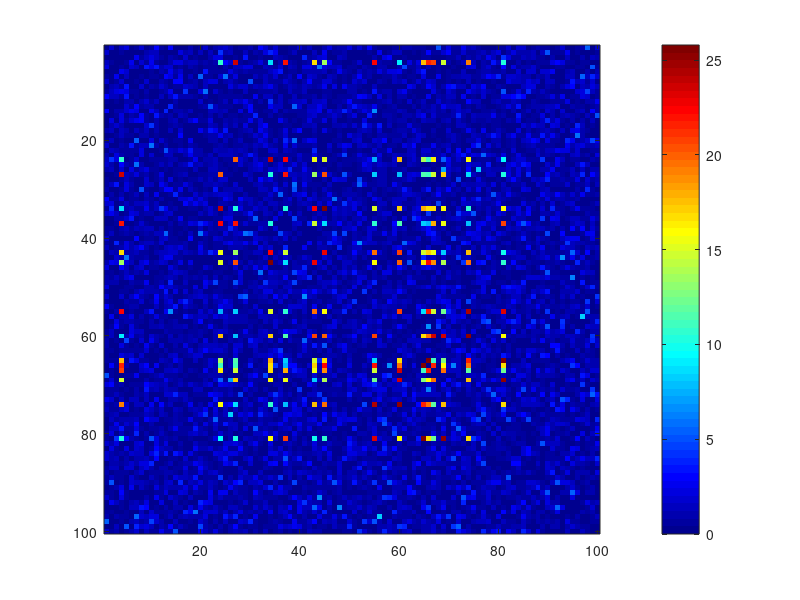

Write the MATLAB code that produced this figure. (Note: this script raises an error after producing the figure.)
clear
warning('off','all')
%% Simulate network data
rng(20);
n1 = 60;n2 = 60;N=100;m=15;
mu1 = 1;mu2 = 0;sigma =1;
index_cut = 0.5;
thresh = 0.05;

G = zeros(N);
G(1:m,1:m)=ones(m);
for i=1:N
    G(i,i)=0;
end
G_vec = squareform(G);
A = zeros(size(G_vec,2),n1);
B = zeros(size(G_vec,2),n2);
p_vec = zeros(size(G_vec));
for i=1:n1
    A(:,i)=normrnd(mu1*G_vec+mu2,sigma,size(G_vec));
end

for i=1:n2
    B(:,i)=normrnd(mu2,sigma,size(G_vec));
end

%% Shuffle nodes as the input matrix
perm_matrix = squareform(1:(N*(N-1)/2));
node_perm_idx = randperm(N);
perm_matrix = perm_matrix(node_perm_idx,node_perm_idx);
perm_vec = squareform(perm_matrix);

A_input = A(perm_vec,:);
B_input = B(perm_vec,:);

%% Edge-wise inference
for i=1:size(G_vec,2)
    [h,p_vec(i)]=ttest2(A_input(i,:),B_input(i,:));
end
P=squareform(p_vec);
for i=1:N
    P(i,i)=1;
end
nlogp=-log(P);
figure;imagesc(nlogp);colormap jet;colorbar;snapnow;
title('Input matrix')

%% Detect covariate-related subnetworks by SICERS
[Cindx,CID,Clist]=SICERS(squareform(nlogp),thresh,0,10);
figure; imagesc(nlogp(Clist,Clist));colormap jet;colorbar;
title('Detected covariate-related subnetworks')

%% Subnetwork-wise tests
[signodeGEP,GEPstat,P_val,Tmax_5prct,max_T0] = PermTest_pval(A_input,B_input,Cindx,CID,thresh,100,3);
P_val
